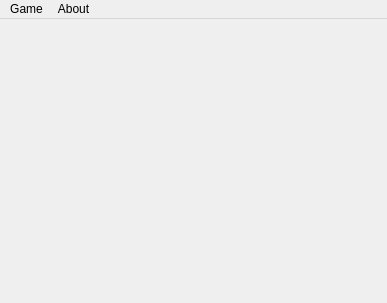
<?xml version="1.0" encoding="UTF-8"?>
<ui version="4.0">
 <class>MainWindow</class>
 <widget class="QMainWindow" name="MainWindow">
  <property name="geometry">
   <rect>
    <x>0</x>
    <y>0</y>
    <width>387</width>
    <height>303</height>
   </rect>
  </property>
  <property name="windowTitle">
   <string>MainWindow</string>
  </property>
  <widget class="QWidget" name="centralWidget"/>
  <widget class="QMenuBar" name="menuBar">
   <property name="geometry">
    <rect>
     <x>0</x>
     <y>0</y>
     <width>387</width>
     <height>22</height>
    </rect>
   </property>
   <widget class="QMenu" name="menuGame">
    <property name="title">
     <string>Game</string>
    </property>
    <addaction name="actionEasy"/>
    <addaction name="actionNormal"/>
    <addaction name="actionHard"/>
    <addaction name="actionCustom"/>
   </widget>
   <widget class="QMenu" name="menuInfo">
    <property name="title">
     <string>About</string>
    </property>
    <addaction name="actionInfo"/>
    <addaction name="actionAbout_Author_2"/>
   </widget>
   <addaction name="menuGame"/>
   <addaction name="menuInfo"/>
  </widget>
  <action name="actionEasy">
   <property name="text">
    <string>Easy</string>
   </property>
  </action>
  <action name="actionNormal">
   <property name="text">
    <string>Normal</string>
   </property>
  </action>
  <action name="actionHard">
   <property name="text">
    <string>Hard</string>
   </property>
  </action>
  <action name="actionCustom">
   <property name="text">
    <string>Custom</string>
   </property>
  </action>
  <action name="actionAbout_MineSweeper">
   <property name="text">
    <string>About MineSweeper</string>
   </property>
  </action>
  <action name="actionAbout_Author">
   <property name="text">
    <string>About Author</string>
   </property>
  </action>
  <action name="actionInfo">
   <property name="text">
    <string>About MineSweeper</string>
   </property>
  </action>
  <action name="actionAbout_Author_2">
   <property name="text">
    <string>About Author</string>
   </property>
  </action>
  <action name="actionOther_Info">
   <property name="text">
    <string>Other Info</string>
   </property>
  </action>
 </widget>
 <layoutdefault spacing="6" margin="11"/>
 <resources/>
 <connections/>
</ui>
